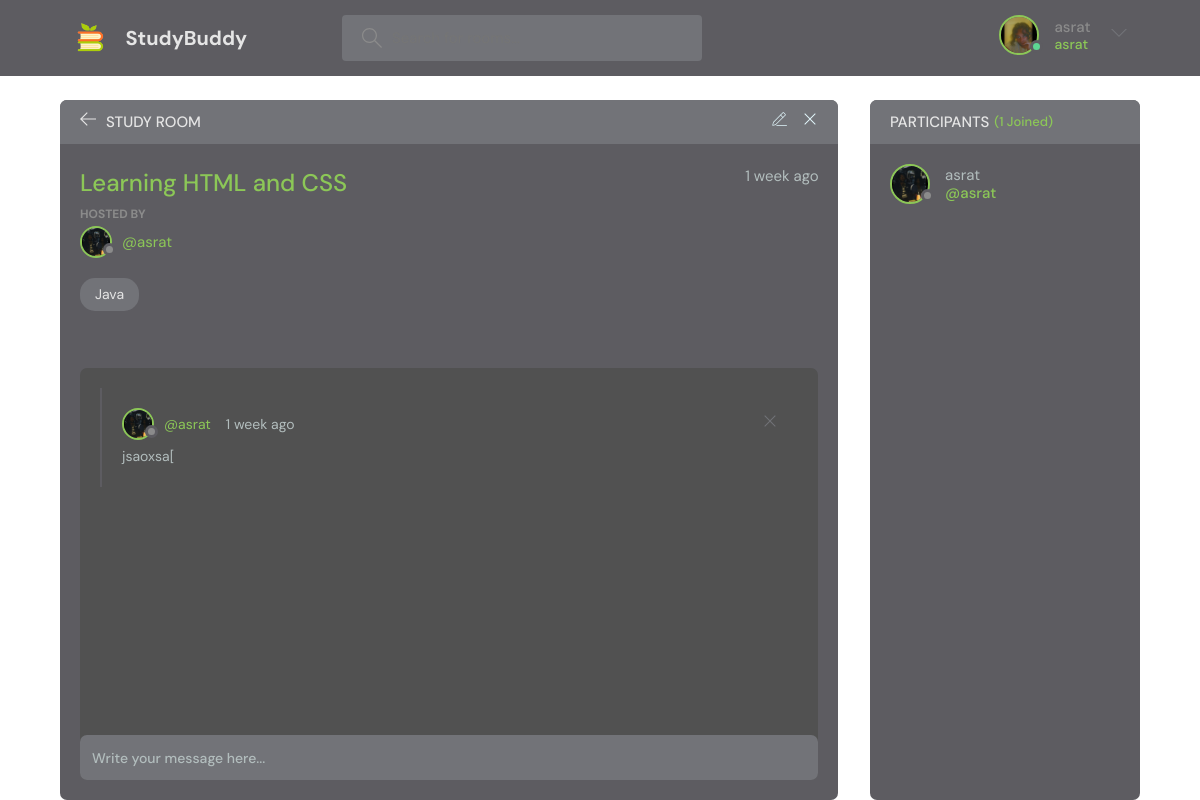
Page /room/24/ (signed in) on the committed database.
### base/models.py (models this page shows, shortened)
class Room(models.Model):
    host = models.ForeignKey(User, on_delete=models.SET_NULL, null=True)
    topic = models.ForeignKey(Topic, on_delete=models.SET_NULL, null=True)
    participants = models.ManyToManyField(
        User, related_name='participants', blank=True)
    name = models.CharField(max_length=200)
    description = models.TextField(null=True, blank=True)
    updated = models.DateTimeField(auto_now=True)
    created = models.DateTimeField(auto_now_add=True)
    class Meta:
        ordering = ['-updated', '-created']

class Topic(models.Model):
    name = models.CharField(max_length=200)
    def __str__(self):
        return self.name

class Message(models.Model):
    user = models.ForeignKey(User, on_delete=models.CASCADE)
    room = models.ForeignKey(Room, on_delete=models.CASCADE)
    body = models.TextField()
    updated = models.DateTimeField(auto_now=True)
    created = models.DateTimeField(auto_now_add=True)
    class Meta:
        ordering = ['-updated', '-created']

### base/views.py (the view, shortened to what this page needs)
# urls.py: path('room/<str:pk>/', views.room, name='room'),
def room(request, pk):
    room = Room.objects.get(id=pk)
    room_messages = room.message_set.all()
    participants = room.participants.all()
    context = {'room': room, 'room_messages': room_messages,
               'participants': participants}
    return render(request, 'base/room.html', context)

### base/templates/base/room.html (shortened to what this page needs)
{% extends 'main.html' %}
{% block content %}
    <main class="profile-page layout layout--2">
      <div class="container">
        <div class="room">
          <div class="room__top">
            <div class="room__topLeft">
              <a href="{% url 'home' %}">
                <svg version="1.1" xmlns="http://www.w3.org/2000/svg" width="32" height="32" viewBox="0 0 32 32">
                  <title>arrow-left</title>
                  <path
                    d="M13.723 2.286l-13.723 13.714 13.719 13.714 1.616-1.611-10.96-10.96h27.625v-2.286h-27.625l10.965-10.965-1.616-1.607z"
                  ></path>
                </svg>
              </a>
              <h3>Study Room</h3>
            </div>
            {% if room.host == request.user %}
            <div class="room__topRight">
              <a href="{% url 'update-room' room.id %}">
              </a>
              <a href="{% url 'delete-room' room.id %}">
                <svg version="1.1" xmlns="http://www.w3.org/2000/svg" width="32" height="32" viewBox="0 0 32 32">
                  <title>remove</title>
                  <path
                    d="M27.314 6.019l-1.333-1.333-9.98 9.981-9.981-9.981-1.333 1.333 9.981 9.981-9.981 9.98 1.333 1.333 9.981-9.98 9.98 9.98 1.333-1.333-9.98-9.98 9.98-9.981z"
                  ></path>
                </svg>
              </a>
            </div>
            {% endif %}
          </div>
          <div class="room__box scroll">
            <div class="room__header scroll">
              <div class="room__info">
                <h3>{{room.name}}</h3>
                <span>{{room.created|timesince}} ago</span>
              </div>
              <div class="room__hosted">
                <p>Hosted By</p>
                <a href="{% url 'user-profile' room.host.id %}" class="room__author">
                  <div class="avatar avatar--small">
                    <img src="../../../static/images/user1.jpg" />
                  </div>
                  <span>@{{room.host.username}}</span>
                </a>
              </div>
              <span class="room__topics">{{room.topic}}</span>
            </div>
            <div class="room__conversation">
              <div class="threads scroll">
                {% for message in room_messages %}
                <div class="thread">
                  <div class="thread__top">
                    <div class="thread__author">
                      <a href="{% url 'user-profile' message.user.id %}" class="thread__authorInfo">
                        <div class="avatar avatar--small">
                          <img src="../../../static/images/user1.jpg" />
                        </div>
                        <span>@{{message.user.username}}</span>
                      </a>
                      <span class="thread__date">{{message.created|timesince}} ago</span>
                    </div>
                    {% if request.user == message.user %}
                    <a href="{% url 'delete-message' message.id %}">
                      <div class="thread__delete">
                        <svg version="1.1" xmlns="http://www.w3.org/2000/svg" width="32" height="32" viewBox="0 0 32 32">
                          <title>remove</title>
                          <path
                            d="M27.314 6.019l-1.333-1.333-9.98 9.981-9.981-9.981-1.333 1.333 9.981 9.981-9.981 9.98 1.333 1.333 9.981-9.98 9.98 9.98 1.333-1.333-9.98-9.98 9.98-9.981z"
                          ></path>
                        </svg>
                      </div>
                    </a>
                    {% endif %}
                  </div>
                  <div class="thread__details">
                    {{message.body}}
                  </div>
                </div>
                {% endfor %}
              </div>
            </div>
          </div>
          <div class="room__message">
            <form action="" method="POST">
              <input name="body" placeholder="Write your message here..." />
            </form>
            </div>
        </div>
        <div class="participants">
          <h3 class="participants__top">Participants <span>({{participants.count}} Joined)</span></h3>
          <div class="participants__list scroll">
            {% for user in participants %}
            <a href="{% url 'user-profile' user.id %}" class="participant">
              <div class="avatar avatar--medium">
                <img src="../../../static/images/user1.jpg" />
              </div>
              <p>
                {{user.username}}
                <span>@{{user.username}}</span>
              </p>
            </a>
            {% endfor %}
          </div>
        </div>
      </div>
    </main>
{% endblock content %}

### Templates/navbar.html (shortened to what this page needs)
{% load static %}
<header class="header header--loggedIn">
    <div class="container">
      <a href="{% url 'home' %}" class="header__logo">
        <img src="{% static 'images/logo.png' %}" />
        <h1>StudyBuddy</h1>
      </a>
      <form class="header__search" method="GET" action="{% url 'home' %}">
        <label>
          <input name="q" placeholder="Search for rooms..." />
        </label>
      </form>
      <nav class="header__menu">
        {% if request.user.is_authenticated %}
        <div class="header__user">
          <a href="{% url 'update-user' %}">
            <div class="avatar avatar--medium active">
              <img src="../../../static/images/user2.jpg" />
            </div>
            <p>{{request.user.username}} <span>{{request.user}}</span></p>
          </a>
          <button class="dropdown-button">
            <svg version="1.1" xmlns="http://www.w3.org/2000/svg" width="32" height="32" viewBox="0 0 32 32">
              <title>Settings and Logout</title>
              <path d="M16 21l-13-13h-3l16 16 16-16h-3l-13 13z"></path>
            </svg>
          </button>
        </div>
        {% else %}
        <a href="{% url 'login' %}">
          <img src=" {% static 'images/avatar.svg' %}" />
          <p>Login</p>
        </a>
        {% endif %}
      </nav>
    </div>
  </header>

### rows in the picture
Room: name "Learning HTML and CSS", created "1 week", host.username "asrat", topic "Java"
Message: user.username "asrat", created "1 week", body "jsaoxsa["

### other values in the picture
{{ request.user.username }} "asrat"
{{ request.user }} "asrat"
{{ participants.count }} "1"
{{ user.username }} "asrat"
